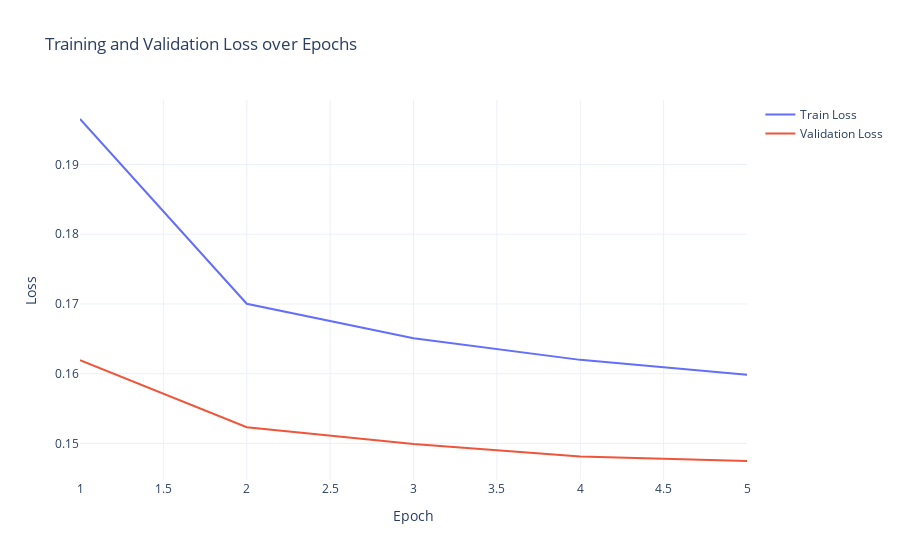
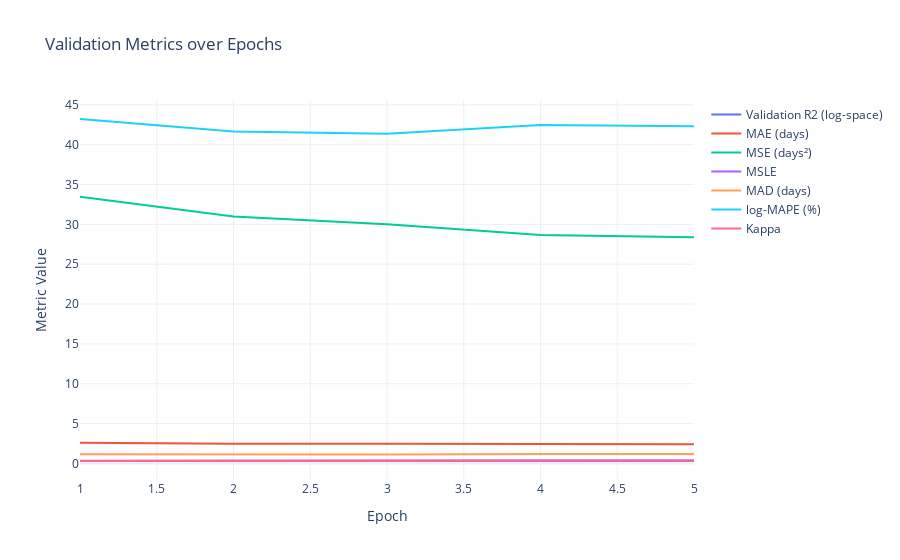

The notebook cell these images were saved under, in order:
### Code cell
model = HeteroGNN(data,
                  metadata,
                  hidden_channels=hyperparameters['hidden_channels'],
                  out_channels=1,
                  conv_layer=get_conv_layer(hyperparameters['conv_layer']),
                  dropout = hyperparameters['dropout']).to(device)

optimizer = torch.optim.Adam(model.parameters(), lr= hyperparameters['lr'])
loss_fn = get_loss_fn(hyperparameters['loss'])


train_losses, val_losses, val_r2_scores, val_mae_scores, val_mse_scores = [], [], [], [], []
val_msle_scores, val_mad_scores, val_lmape_scores, val_kappa_scores = [], [], [], []
    

# model.load_state_dict(torch.load(f'{model_dir}/{model_name}/model.pt'))
# model.eval()

# with open(f'{model_dir}/{model_name}/results.json', 'rb') as f:
#     result = pickle.load(f)

# train_losses = result['train_losses']
# val_losses = result['val_losses']
# val_r2_scores = result['val_r2_scores']
# val_mae_scores = result['val_mae_scores']
# val_mse_scores = result['val_mse_scores']
start_epoch = len(train_losses)

total_epochs = 350
best_val_loss = float('inf')
epochs = total_epochs - start_epoch

patience = 50
counter = 0


train_losses, val_losses, val_r2_scores, best_val_loss, val_mae_scores, val_mse_scores, val_msle_scores, val_mad_scores, val_lmape_scores, val_kappa_scores = train_loop(model, train_loader, val_loader, 
                   optimizer, loss_fn, epochs,
                   patience, f'{model_dir}/{model_name}/model.pt',
                   device, plot_rate=50 ,start_epoch= start_epoch)

### Figure 1 — Plotly figure (JSON) as saved in the notebook; plotly's stock layout.template omitted (floating-point values rounded to 4 significant figures)
{"data": [{"mode": "lines", "name": "Train Loss", "type": "scatter", "x": [1, 2, 3, 4, 5], "y": [0.1965, 0.17, 0.1651, 0.162, 0.1599]}, {"mode": "lines", "name": "Validation Loss", "type": "scatter", "x": [1, 2, 3, 4, 5], "y": [0.1619, 0.1523, 0.1499, 0.1481, 0.1475]}], "layout": {"title": {"text": "Training and Validation Loss over Epochs"}, "xaxis": {"title": {"text": "Epoch"}}, "yaxis": {"title": {"text": "Loss"}}}}

### Figure 2 — Plotly figure (JSON) as saved in the notebook; plotly's stock layout.template omitted (floating-point values rounded to 4 significant figures)
{"data": [{"mode": "lines", "name": "Validation R2 (log-space)", "type": "scatter", "x": [1, 2, 3, 4, 5], "y": [0.3079, 0.3502, 0.3618, 0.3716, 0.3736]}, {"mode": "lines", "name": "MAE (days)", "type": "scatter", "x": [1, 2, 3, 4, 5], "y": [2.591, 2.478, 2.476, 2.437, 2.415]}, {"mode": "lines", "name": "MSE (days²)", "type": "scatter", "x": [1, 2, 3, 4, 5], "y": [33.48, 30.99, 30.01, 28.67, 28.37]}, {"mode": "lines", "name": "MSLE", "type": "scatter", "x": [1, 2, 3, 4, 5], "y": [0.3485, 0.3273, 0.3215, 0.3165, 0.3155]}, {"mode": "lines", "name": "MAD (days)", "type": "scatter", "x": [1, 2, 3, 4, 5], "y": [1.161, 1.12, 1.12, 1.193, 1.187]}, {"mode": "lines", "name": "log-MAPE (%)", "type": "scatter", "x": [1, 2, 3, 4, 5], "y": [43.22, 41.65, 41.37, 42.48, 42.3]}, {"mode": "lines", "name": "Kappa", "type": "scatter", "x": [1, 2, 3, 4, 5], "y": [0.3131, 0.3509, 0.372, 0.3697, 0.3715]}], "layout": {"title": {"text": "Validation Metrics over Epochs"}, "xaxis": {"title": {"text": "Epoch"}}, "yaxis": {"title": {"text": "Metric Value"}}}}
